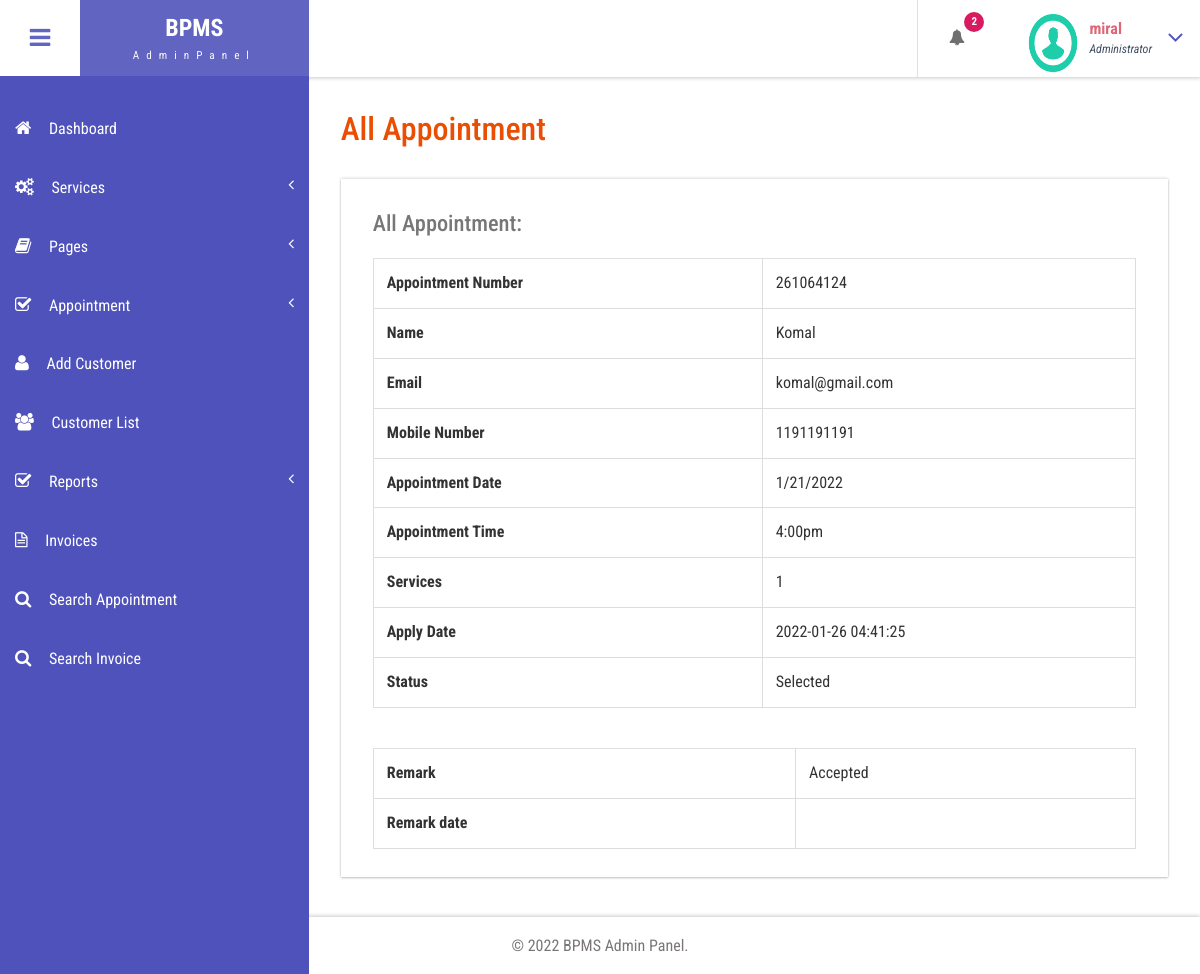
The app's page /admin/edit-appointment.php?editid=1 (signed in) with its own data.
### tables this page shows
CREATE TABLE `tblappointment` (
  `ID` int(10) NOT NULL,
  `AptNumber` varchar(10) DEFAULT NULL,
  `Name` varchar(120) DEFAULT NULL,
  `Email` varchar(120) DEFAULT NULL,
  `PhoneNumber` bigint(11) DEFAULT NULL,
  `AptDate` varchar(120) DEFAULT NULL,
  `AptTime` varchar(120) DEFAULT NULL,
  `Services` varchar(120) DEFAULT NULL,
  `ApplyDate` timestamp NULL DEFAULT current_timestamp(),
  `Remark` varchar(250) NOT NULL,
  `Status` varchar(50) NOT NULL,
  `RemarkDate` timestamp NOT NULL DEFAULT '0000-00-00 00:00:00' ON UPDATE current_timestamp()
);

### admin/edit-appointment.php (the view, shortened to what this page needs)
<?php
include('includes/dbconnection.php');
if (strlen($_SESSION['bpmsaid']==0)) {
  header('location:logout.php');
  } else{
  ?>
<!DOCTYPE HTML>
<html>
<head>
<link href="css/bootstrap.css" rel='stylesheet' type='text/css' />
<link href="css/style.css" rel='stylesheet' type='text/css' />
<link href="css/font-awesome.css" rel="stylesheet">
<link href="css/animate.css" rel="stylesheet" type="text/css" media="all">
<link href="css/custom.css" rel="stylesheet">
</head>
<body class="cbp-spmenu-push">
	<div class="main-content">
		 <?php include_once('includes/sidebar.php');?>
		 <?php include_once('includes/header.php');?>
		<div id="page-wrapper">
			<div class="main-page">
				<div class="tables">
					<h3 class="title1">All Appointment</h3>
					<div class="table-responsive bs-example widget-shadow">
						<h4>All Appointment:</h4>
						<?php
$cid=$_GET['editid'];
$ret=mysqli_query($con,"select * from tblappointment where ID='$cid'");
while ($row=mysqli_fetch_array($ret)) {
?>
						<table class="table table-bordered">
							<tr>
    <th>Appointment Number</th>
    <td><?php  echo $row['AptNumber'];?></td>
  </tr>
  <tr>
<th>Name</th>
    <td><?php  echo $row['Name'];?></td>
  </tr>
<tr>
    <th>Email</th>
    <td><?php  echo $row['Email'];?></td>
  </tr>
   <tr>
    <th>Mobile Number</th>
    <td><?php  echo $row['PhoneNumber'];?></td>
  </tr>
   <tr>
    <th>Appointment Date</th>
    <td><?php  echo $row['AptDate'];?></td>
  </tr>
<tr>
    <th>Appointment Time</th>
    <td><?php  echo $row['AptTime'];?></td>
  </tr>
  <tr>
    <th>Services</th>
    <td><?php  echo $row['Services'];?></td>
  </tr>
  <tr>
    <th>Apply Date</th>
    <td><?php  echo $row['ApplyDate'];?></td>
  </tr>
<tr>
    <th>Status</th>
    <td> <?php
if($row['Status']=="1")
{
  echo "Selected";
}
     ;?></td>
  </tr>
						</table>
							<?php if($row['Remark']==""){ ?>
<form name="submit" method="post" enctype="multipart/form-data">
<tr>
    <th>Remark :</th>
    <td>
    <textarea name="remark" placeholder="" rows="12" cols="14" class="form-control wd-450" required="true"></textarea></td>
   </tr>
  <tr>
    <th>Status :</th>
    <td>
   <select name="status" class="form-control wd-450" required="true" >
     <option value="1" selected="true">Selected</option>
     <option value="2">Rejected</option>
   </select></td>
  </tr>
  <tr align="center">
    <td colspan="2"><button type="submit" name="submit" class="btn btn-az-primary pd-x-20">Submit</button></td>
  </tr>
  </form>
<?php } else { ?>
						<table class="table table-bordered">
							<tr>
    <th>Remark</th>
    <td><?php echo $row['Remark']; ?></td>
  </tr>
<tr>
<th>Remark date</th>
<td><?php echo $row['Remarkdate']; ?>  </td></tr>
						</table>
						<?php } ?>
						<?php } ?>
					</div>
				</div>
			</div>
		</div>
		 <?php include_once('includes/footer.php');?>
	</div>
</body>
</html>
<?php }  ?>

### admin/includes/header.php (shortened to what this page needs)
<div class="sticky-header header-section ">
      <div class="header-left">
        <button id="showLeftPush"><i class="fa fa-bars"></i></button>
        <div class="logo">
          <a href="index.html">
            <h1>BPMS</h1>
            <span>AdminPanel</span>
          </a>
        </div>
      </div>
      <div class="header-right">
        <div class="profile_details_left">
          <ul class="nofitications-dropdown">
            <?php
$ret1=mysqli_query($con,"select ID,Name from  tblappointment where Status=''");
$num=mysqli_num_rows($ret1);
?>
            <li class="dropdown head-dpdn">
              <a href="#" class="dropdown-toggle" data-toggle="dropdown" aria-expanded="false"><i class="fa fa-bell"></i><span class="badge blue"><?php echo $num;?></span></a>
            </li>
          </ul>
          <div class="clearfix"> </div>
        </div>
        <div class="profile_details">
        <?php
$adid=$_SESSION['bpmsaid'];
$ret=mysqli_query($con,"select AdminName from tbladmin where ID='$adid'");
$row=mysqli_fetch_array($ret);
$name=$row['AdminName'];
?>
          <ul>
            <li class="dropdown profile_details_drop">
              <a href="#" class="dropdown-toggle" data-toggle="dropdown" aria-expanded="false">
                <div class="profile_img">
                  <span class="prfil-img"><img src="images/download (1).png" alt="" width="50" height="60"> </span>
                  <div class="user-name">
                    <p><?php echo $name; ?></p>
                    <span>Administrator</span>
                  </div>
                  <i class="fa fa-angle-down lnr"></i>
                  <div class="clearfix"></div>
                </div>
              </a>
            </li>
          </ul>
        </div>
      </div>
      <div class="clearfix"> </div>
    </div>

### admin/css/style.css (style rules this page uses)
h4, h5, h6, h1, h2, h3 { margin: 0; }
ul, ol { margin: 0; }
p { margin: 0; }
html, body { font-family: 'Roboto Condensed', sans-serif; font-size: 100%; overflow-x: hidden; background: #fff; }
body a { transition: 0.5s all ease; -webkit-transition: 0.5s all ease; -moz-transition: 0.5s all ease; -o-transition: 0.5s all ease; -ms-transition: 0.5s all ease; text-decoration:none; }
h1,h2,h3,h4,h5,h6 { margin:0; }
p { margin:0; }
ul,label { margin:0; padding:0; }
.main-content { position: relative; }
.sticky-header { position: fixed; top: 0; left:0px; width: 100%; z-index: 100; }
.header-section { background:#FFF; box-shadow: 1px 1px 4px rgba(0, 0, 0, 0.21); -webkit-box-shadow: 1px 1px 4px rgba(0, 0, 0, 0.21); -moz-box-shadow: 1px 1px 4px rgba(0, 0, 0, 0.21); -o-box-shadow: 1px 1px 4px rgba(0, 0, 0, 0.21); }
.header-section::after { clear: both; display: block; content: ''; }
.header-left { float: left; width: 45%; }
.header-right { float: right; }
button#showLeftPush { font-size: 1.5em; width: 80px; padding: 0.87em 0; text-align: center; cursor: pointer; float: left; color: #6F6F6F; -moz-transition: all 0.2s ease-out 0s; -webkit-transition: all 0.2s ease-out 0s; transition: all 0.2s ease-out 0s; border: none; background-color: #fff; outline:none; }
.cbp-spmenu-push { overflow-x: hidden; position: relative; }
.cbp-spmenu, .cbp-spmenu-push { -webkit-transition: all 0.3s ease; -moz-transition: all 0.3s ease; transition: all 0.3s ease; }
.cbp-spmenu-push div#page-wrapper { margin: 0 0 0 19.3em; transition:.5s all; -webkit-transition:.5s all; -moz-transition:.5s all; }
.fa { display: inline-block; font-family: FontAwesome; font-style: normal; font-weight: normal; line-height: 1; -webkit-font-smoothing: antialiased; -moz-osx-font-smoothing: grayscale; }
.logo { background: #6164C1; text-align: center; float: left; }
.logo a { padding: 0.9em 3.3em .7em; display: block; text-decoration: none; }
.logo a h1 { color: #fff; font-size: 1.5em; line-height: 1.2em; font-weight: 700; }
.logo a span { color: #F8F8F8; font-size: .7em; text-align: center; letter-spacing: 7px; }
.profile_details_left { float: left; }
li.dropdown.head-dpdn { display: inline-block; padding: 1.7em 0; border-left: 1px solid #E0E0E0; float: left; }
li.dropdown.head-dpdn a.dropdown-toggle { padding: 1.7em 2em; }
i.fa.fa-bell { color:#6F6F6F; }
.header-right span.badge { font-size: 11px; font-weight: bold; color: #FFF; background: #8BC34A; line-height: 15px; width: 20px; height: 20px; border-radius: 2em; -webkit-border-radius: 2em; -moz-border-radius: 2em; -o-border-radius: 2em; text-align: center; display: inline-block; position: absolute; top: 16%; padding: 2px 0 0; }
.header-right span.blue { background-color:#D81B60; }
.profile_details { float: right; }
.profile_details_drop a.dropdown-toggle { display:block; padding: 0.8em 3em 0 2em; }
.profile_img span.prfil-img { float:left; }
.user-name { float:left; margin-top:8px; margin-left:11px; height:35px; }
.profile_details ul li { list-style-type:none; position:relative; }
.profile_details li a i.fa.lnr { position: absolute; top: 34%; right: 8%; color: #4F52BA; font-size: 1.6em; }
.user-name p { font-size:1em; color:#DD6777; line-height:1em; font-weight:700; }
.user-name span { font-size: .75em; font-style: italic; color: #424f63; font-weight: normal; margin-top: .3em; }
.widget-shadow { background-color: #fff; box-shadow: 0 -1px 3px rgba(0,0,0,.12),0 1px 2px rgba(0,0,0,.24); -webkit-box-shadow: 0 -1px 3px rgba(0,0,0,.12),0 1px 2px rgba(0,0,0,.24); -moz-box-shadow: 0 -1px 3px rgba(0,0,0,.12),0 1px 2px rgba(0,0,0,.24); }
h3.title1 { font-size: 2em; color: #e94e02; margin-bottom: 0.8em; }
.table > thead > tr > th, .table > tbody > tr > th, .table > tfoot > tr > th, .table > thead > tr > td, .table > tbody > tr > td, .table > tfoot > tr > td { border-top: none; }
.tables h4 { font-size: 1.4em; margin-bottom: 1em; color: #777777; }
.tables .panel-body ,.tables .bs-example { padding: 2em 2em 0.5em; }
.tables .table > thead > tr > th, .tables .table > tbody > tr > th, .tables .table > tfoot > tr > th, .tables .table > thead > tr > td, .tables .table > tbody > tr > td, .tables .table > tfoot > tr > td { padding: 13px; border-top: 1px solid #E0E0E0; }
.bs-example { margin-top: 2em; }

### admin/css/custom.css (style rules this page uses)
#page-wrapper { padding:7em 2em 2.5em; background-image:url(background-image: url('images/be.jpg'); }

### records on screen
tblappointment: AptNumber "261064124", Name "Komal", Email "komal@gmail.com", PhoneNumber "1191191191", AptDate "1/21/2022", AptTime "4:00pm", Services "1", ApplyDate "2022-01-26 04:41:25", Status "Selected", Remark "Accepted"

### other values on screen
$num "2"
$name "miral"
